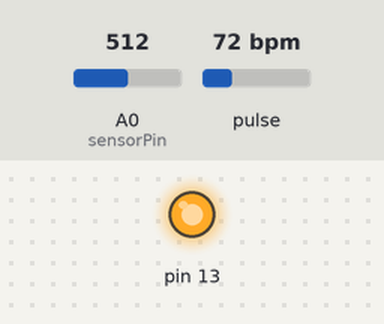
Bench run of a sketch on a simulated Arduino Uno, built for the host (arithmetic inside an expression is 32-bit, double 64-bit). Parts: output pins drawn as LEDs (lit = HIGH). Inputs (shaded band) come from the test bench; at power-on: A0 (sensorPin) = 512, pulse 72 bpm.

Above: at 0.1 s.
Timing chart, 0 to 1.6 s (numbered marks = the images above):
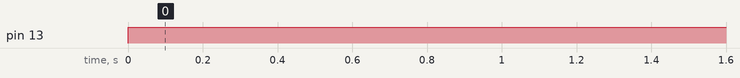

Measured:
- by itself, pin 13: LOW → HIGH at 0.00 s

The sketch:

pulse_and_hc-12_integrated.ino
```cpp
#include <SoftwareSerial.h>
#define USE_ARDUINO_INTERRUPTS true    // Set-up low-level interrupts for most acurate BPM math.
#include <PulseSensorPlayground.h>     // Includes the PulseSensorPlayground Library.

//HC-12 sensor
SoftwareSerial HC12(6, 7); // HC-12 TX Pin, HC-12 RX Pin

// temp sensor:
int sensorPin = A0;

// pulse sensor:
const int PulseWire = 1;       // PulseSensor PURPLE WIRE connected to ANALOG PIN 0
const int LED13 = 13;          // The on-board Arduino LED, close to PIN 13.
int Threshold = 550;           // Determine which Signal to "count as a beat" and which to ignore.
                               // Use the "Gettting Started Project" to fine-tune Threshold Value beyond default setting.
                               // Otherwise leave the default "550" value.
char buf[15];
PulseSensorPlayground pulseSensor;

void setup()
{
  Serial.begin(9600); // Serial port to computer
  HC12.begin(9600); // Serial port to HC12
  // heartbeat sensor
  pulseSensor.analogInput(PulseWire);
  pulseSensor.blinkOnPulse(LED13);       //auto-magically blink Arduino's LED with heartbeat.
  pulseSensor.setThreshold(Threshold);

  // Double-check the "pulseSensor" object was created and "began" seeing a signal.
   if (pulseSensor.begin())
   {
    Serial.println();  //This prints one time at Arduino power-up,  or on Arduino reset.
  }
}

void loop()
{
  //temp sensor:
  int reading = analogRead(sensorPin);
  float voltage = reading * 5.0 / 1024.0; // converter
  int temp = voltage * 100; // conver float to int
  sprintf(buf, "Temp sensor: %d °C\r\n", temp); // send string;

  int myBPM = pulseSensor.getBeatsPerMinute();  // Calls function on our pulseSensor object that returns BPM as an "int" .. "myBPM" hold this BPM value now.
  if (pulseSensor.sawStartOfBeat())
  {
     sprintf(buf, "BPM: %d \r\n", myBPM); // send string;
  }

  //sending data to HC-12:
  HC12.write(buf); // Send that data to HC-12
  delay(3000);
}
```
